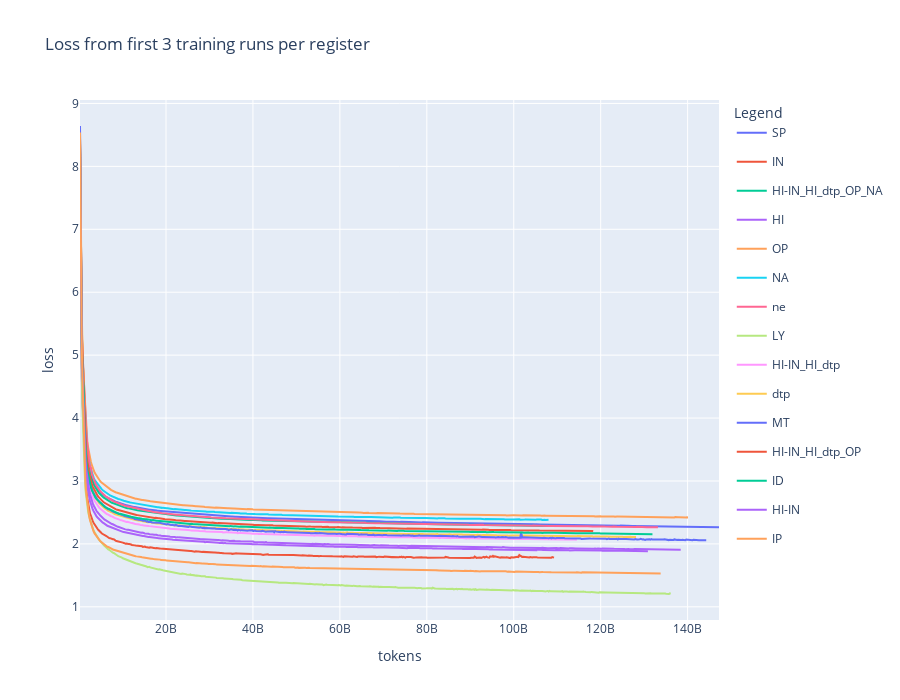

The cell this chart's notebook holds for it:
### Code cell
#epoch_sizes = {"HI":100e9, "ID":100e9, "IN":100e9, "IP":100e9, "NA":100e9, "MT":100e9, "OP":100e9, "ne":100e9, "dtp":100e9, "LY":20e9, "SP":40e9}
fig = go.Figure()
key="tokens"

for group in ordered_files:
    dfs = []
    for file in group:
        #print(f"now in {file}")
        df = pd.read_csv(file, sep='\t', skipfooter=3)
        df = df.apply(pd.to_numeric)
        dfs.append(df)
        register = file.split("/")[1].split("_losses")[0] #file.replace('.tsv', '')  # Add a 'Parameter' column with the filename as the value
    df = pd.concat(dfs)
    fig.add_trace(go.Scatter(
                x=df[key],
                y=df["loss"],
                mode='lines',
                name=f'{register}',
                legendgroup=f'{register}'
                )
            )
    #fig.add_vline(x=epoch_sizes[register], line_dash="dot", line_color="gray", annotation_text=f"epoch {register}", legendgroup=f'{register}')

fig.update_layout(
        title=f"Loss from first {len(ordered_files[0])} training runs per register",
        xaxis_title=key,
        yaxis_title="loss",
        legend_title="Legend",
        height=700
    )

#move HI annotation lower because it clashes with IP
#fig.update_layout(annotations=[{**a, **{"y":.97}} if "HI" in a["text"] else {**a} for a in fig.to_dict()["layout"]["annotations"] ])
    
fig.show()

### Figure 1 — Plotly figure (JSON) as saved in the notebook; plotly's stock layout.template omitted (floating-point values rounded to 4 significant figures; data arrays with more than 128 entries replaced by an {"elided": "..."} marker saying what was removed)
{"data": [{"legendgroup": "SP", "mode": "lines", "name": "SP", "type": "scatter", "x": {"elided": "713 int values"}, "y": {"elided": "713 float values"}}, {"legendgroup": "IN", "mode": "lines", "name": "IN", "type": "scatter", "x": {"elided": "523 int values"}, "y": {"elided": "523 float values"}}, {"legendgroup": "HI-IN_HI_dtp_OP_NA", "mode": "lines", "name": "HI-IN_HI_dtp_OP_NA", "type": "scatter", "x": {"elided": "528 int values"}, "y": {"elided": "528 float values"}}, {"legendgroup": "HI", "mode": "lines", "name": "HI", "type": "scatter", "x": {"elided": "634 int values"}, "y": {"elided": "634 float values"}}, {"legendgroup": "OP", "mode": "lines", "name": "OP", "type": "scatter", "x": {"elided": "678 int values"}, "y": {"elided": "678 float values"}}, {"legendgroup": "NA", "mode": "lines", "name": "NA", "type": "scatter", "x": {"elided": "530 int values"}, "y": {"elided": "530 float values"}}, {"legendgroup": "ne", "mode": "lines", "name": "ne", "type": "scatter", "x": {"elided": "639 int values"}, "y": {"elided": "639 float values"}}, {"legendgroup": "LY", "mode": "lines", "name": "LY", "type": "scatter", "x": {"elided": "662 int values"}, "y": {"elided": "662 float values"}}, {"legendgroup": "HI-IN_HI_dtp", "mode": "lines", "name": "HI-IN_HI_dtp", "type": "scatter", "x": {"elided": "551 int values"}, "y": {"elided": "551 float values"}}, {"legendgroup": "dtp", "mode": "lines", "name": "dtp", "type": "scatter", "x": {"elided": "628 int values"}, "y": {"elided": "628 float values"}}, {"legendgroup": "MT", "mode": "lines", "name": "MT", "type": "scatter", "x": {"elided": "688 int values"}, "y": {"elided": "688 float values"}}, {"legendgroup": "HI-IN_HI_dtp_OP", "mode": "lines", "name": "HI-IN_HI_dtp_OP", "type": "scatter", "x": {"elided": "564 int values"}, "y": {"elided": "564 float values"}}, {"legendgroup": "ID", "mode": "lines", "name": "ID", "type": "scatter", "x": {"elided": "639 int values"}, "y": {"elided": "639 float values"}}, {"legendgroup": "HI-IN", "mode": "lines", "name": "HI-IN", "type": "scatter", "x": {"elided": "672 int values"}, "y": {"elided": "672 float values"}}, {"legendgroup": "IP", "mode": "lines", "name": "IP", "type": "scatter", "x": {"elided": "646 int values"}, "y": {"elided": "646 float values"}}], "layout": {"height": 700, "legend": {"title": {"text": "Legend"}}, "title": {"text": "Loss from first 3 training runs per register"}, "xaxis": {"title": {"text": "tokens"}}, "yaxis": {"title": {"text": "loss"}}}}
